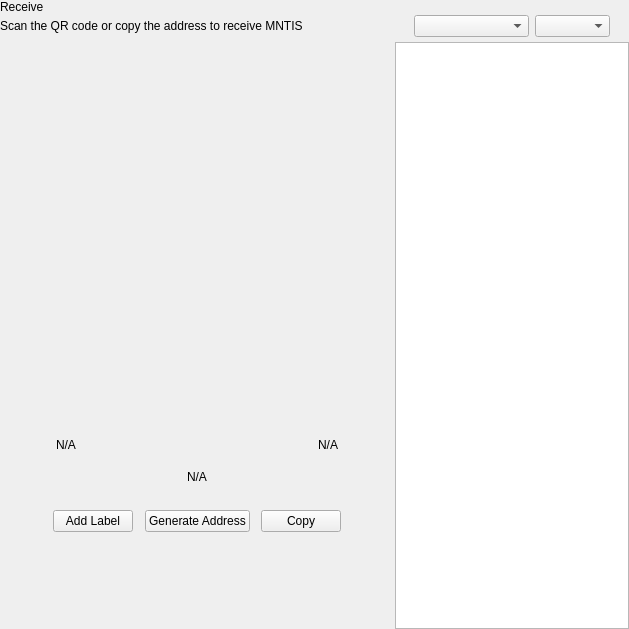
<?xml version="1.0" encoding="UTF-8"?>
<ui version="4.0">
 <class>ReceiveWidget</class>
 <widget class="QWidget" name="ReceiveWidget">
  <property name="geometry">
   <rect>
    <x>0</x>
    <y>0</y>
    <width>629</width>
    <height>629</height>
   </rect>
  </property>
  <property name="minimumSize">
   <size>
    <width>0</width>
    <height>0</height>
   </size>
  </property>
  <property name="windowTitle">
   <string>Form</string>
  </property>
  <layout class="QHBoxLayout" name="horizontalLayout_2" stretch="2,1">
   <property name="spacing">
    <number>0</number>
   </property>
   <property name="leftMargin">
    <number>0</number>
   </property>
   <property name="topMargin">
    <number>0</number>
   </property>
   <property name="rightMargin">
    <number>0</number>
   </property>
   <property name="bottomMargin">
    <number>0</number>
   </property>
   <item>
    <widget class="QWidget" name="left" native="true">
     <layout class="QVBoxLayout" name="verticalLayout_3">
      <property name="leftMargin">
       <number>0</number>
      </property>
      <property name="topMargin">
       <number>0</number>
      </property>
      <property name="rightMargin">
       <number>0</number>
      </property>
      <property name="bottomMargin">
       <number>0</number>
      </property>
      <item>
       <layout class="QVBoxLayout" name="verticalLayout_2">
        <property name="spacing">
         <number>0</number>
        </property>
        <property name="leftMargin">
         <number>0</number>
        </property>
        <item>
         <layout class="QHBoxLayout" name="horizontalLayout_3">
          <property name="spacing">
           <number>0</number>
          </property>
          <item>
           <layout class="QVBoxLayout" name="verticalLayout_4">
            <property name="spacing">
             <number>5</number>
            </property>
            <item>
             <widget class="QLabel" name="labelTitle">
              <property name="text">
               <string>Receive</string>
              </property>
             </widget>
            </item>
            <item alignment="Qt::AlignTop">
             <widget class="QLabel" name="labelSubtitle1">
              <property name="text">
               <string>Scan the QR code or copy the address to receive MNTIS</string>
              </property>
             </widget>
            </item>
           </layout>
          </item>
          <item>
           <spacer name="horizontalSpacer">
            <property name="orientation">
             <enum>Qt::Horizontal</enum>
            </property>
            <property name="sizeHint" stdset="0">
             <size>
              <width>40</width>
              <height>20</height>
             </size>
            </property>
           </spacer>
          </item>
         </layout>
        </item>
        <item>
         <spacer name="verticalSpacer_2">
          <property name="orientation">
           <enum>Qt::Vertical</enum>
          </property>
          <property name="sizeType">
           <enum>QSizePolicy::Expanding</enum>
          </property>
          <property name="sizeHint" stdset="0">
           <size>
            <width>20</width>
            <height>50</height>
           </size>
          </property>
         </spacer>
        </item>
        <item alignment="Qt::AlignHCenter">
         <widget class="QWidget" name="layoutQR" native="true">
          <property name="maximumSize">
           <size>
            <width>510</width>
            <height>16777215</height>
           </size>
          </property>
          <layout class="QVBoxLayout" name="verticalLayoutQr">
           <item>
            <spacer name="verticalSpacer11">
             <property name="orientation">
              <enum>Qt::Vertical</enum>
             </property>
             <property name="sizeType">
              <enum>QSizePolicy::Fixed</enum>
             </property>
             <property name="sizeHint" stdset="0">
              <size>
               <width>20</width>
               <height>20</height>
              </size>
             </property>
            </spacer>
           </item>
           <item alignment="Qt::AlignHCenter">
            <widget class="QLabel" name="labelQrImg">
             <property name="minimumSize">
              <size>
               <width>260</width>
               <height>260</height>
              </size>
             </property>
             <property name="maximumSize">
              <size>
               <width>260</width>
               <height>260</height>
              </size>
             </property>
             <property name="text">
              <string/>
             </property>
             <property name="alignment">
              <set>Qt::AlignCenter</set>
             </property>
            </widget>
           </item>
           <item>
            <spacer name="verticalSpacer_21">
             <property name="orientation">
              <enum>Qt::Vertical</enum>
             </property>
             <property name="sizeType">
              <enum>QSizePolicy::Fixed</enum>
             </property>
             <property name="sizeHint" stdset="0">
              <size>
               <width>20</width>
               <height>30</height>
              </size>
             </property>
            </spacer>
           </item>
           <item>
            <widget class="QWidget" name="widget" native="true">
             <property name="minimumSize">
              <size>
               <width>0</width>
               <height>0</height>
              </size>
             </property>
             <layout class="QHBoxLayout" name="horizontalLayout_5">
              <item>
               <widget class="QLabel" name="labelLabel">
                <property name="text">
                 <string notr="true">N/A</string>
                </property>
               </widget>
              </item>
              <item>
               <spacer name="horizontalSpacer_2">
                <property name="orientation">
                 <enum>Qt::Horizontal</enum>
                </property>
                <property name="sizeHint" stdset="0">
                 <size>
                  <width>141</width>
                  <height>20</height>
                 </size>
                </property>
               </spacer>
              </item>
              <item>
               <widget class="QLabel" name="labelDate">
                <property name="text">
                 <string notr="true">N/A</string>
                </property>
                <property name="alignment">
                 <set>Qt::AlignRight|Qt::AlignTrailing|Qt::AlignVCenter</set>
                </property>
               </widget>
              </item>
             </layout>
            </widget>
           </item>
           <item>
            <widget class="QLabel" name="labelAddress">
             <property name="sizePolicy">
              <sizepolicy hsizetype="Expanding" vsizetype="Preferred">
               <horstretch>0</horstretch>
               <verstretch>0</verstretch>
              </sizepolicy>
             </property>
             <property name="minimumSize">
              <size>
               <width>300</width>
               <height>0</height>
              </size>
             </property>
             <property name="text">
              <string notr="true">N/A</string>
             </property>
             <property name="alignment">
              <set>Qt::AlignCenter</set>
             </property>
            </widget>
           </item>
           <item>
            <spacer name="verticalSpacer_4">
             <property name="orientation">
              <enum>Qt::Vertical</enum>
             </property>
             <property name="sizeType">
              <enum>QSizePolicy::Fixed</enum>
             </property>
             <property name="sizeHint" stdset="0">
              <size>
               <width>20</width>
               <height>20</height>
              </size>
             </property>
            </spacer>
           </item>
           <item>
            <layout class="QHBoxLayout" name="horizontalLayout_4">
             <item alignment="Qt::AlignHCenter">
              <widget class="QPushButton" name="pushButtonLabel">
               <property name="focusPolicy">
                <enum>Qt::NoFocus</enum>
               </property>
               <property name="text">
                <string>Add Label</string>
               </property>
              </widget>
             </item>
             <item alignment="Qt::AlignHCenter">
              <widget class="QPushButton" name="pushButtonNewAddress">
               <property name="focusPolicy">
                <enum>Qt::NoFocus</enum>
               </property>
               <property name="text">
                <string>Generate Address</string>
               </property>
              </widget>
             </item>
             <item alignment="Qt::AlignHCenter">
              <widget class="QPushButton" name="pushButtonCopy">
               <property name="focusPolicy">
                <enum>Qt::NoFocus</enum>
               </property>
               <property name="text">
                <string>Copy</string>
               </property>
              </widget>
             </item>
            </layout>
           </item>
           <item>
            <spacer name="verticalSpacer_3">
             <property name="orientation">
              <enum>Qt::Vertical</enum>
             </property>
             <property name="sizeType">
              <enum>QSizePolicy::Expanding</enum>
             </property>
             <property name="sizeHint" stdset="0">
              <size>
               <width>20</width>
               <height>20</height>
              </size>
             </property>
            </spacer>
           </item>
          </layout>
         </widget>
        </item>
        <item>
         <spacer name="verticalSpacer">
          <property name="orientation">
           <enum>Qt::Vertical</enum>
          </property>
          <property name="sizeHint" stdset="0">
           <size>
            <width>20</width>
            <height>40</height>
           </size>
          </property>
         </spacer>
        </item>
       </layout>
      </item>
     </layout>
    </widget>
   </item>
   <item>
    <widget class="QWidget" name="right" native="true">
     <layout class="QVBoxLayout" name="verticalLayout_5">
      <property name="spacing">
       <number>0</number>
      </property>
      <property name="leftMargin">
       <number>1</number>
      </property>
      <property name="topMargin">
       <number>0</number>
      </property>
      <property name="rightMargin">
       <number>0</number>
      </property>
      <property name="bottomMargin">
       <number>0</number>
      </property>
      <item>
       <layout class="QVBoxLayout" name="container_right">
        <property name="spacing">
         <number>0</number>
        </property>
        <property name="leftMargin">
         <number>0</number>
        </property>
        <property name="rightMargin">
         <number>0</number>
        </property>
        <item>
         <layout class="QVBoxLayout" name="verticalLayout">
          <property name="spacing">
           <number>6</number>
          </property>
          <property name="leftMargin">
           <number>19</number>
          </property>
          <property name="rightMargin">
           <number>19</number>
          </property>
          <item>
           <widget class="OptionButton" name="btnRequest" native="true"/>
          </item>
          <item>
           <widget class="OptionButton" name="btnMyAddresses" native="true">
            <property name="sizePolicy">
             <sizepolicy hsizetype="Preferred" vsizetype="Minimum">
              <horstretch>0</horstretch>
              <verstretch>0</verstretch>
             </sizepolicy>
            </property>
           </widget>
          </item>
         </layout>
        </item>
        <item>
         <widget class="QWidget" name="sortWidget" native="true">
          <layout class="QHBoxLayout" name="horizontalLayout_6">
           <property name="leftMargin">
            <number>19</number>
           </property>
           <property name="rightMargin">
            <number>19</number>
           </property>
           <property name="bottomMargin">
            <number>5</number>
           </property>
           <item>
            <spacer name="horizontalSpacer_3">
             <property name="orientation">
              <enum>Qt::Horizontal</enum>
             </property>
             <property name="sizeHint" stdset="0">
              <size>
               <width>40</width>
               <height>20</height>
              </size>
             </property>
            </spacer>
           </item>
           <item>
            <widget class="QComboBox" name="comboBoxSort">
             <property name="sizePolicy">
              <sizepolicy hsizetype="Preferred" vsizetype="Fixed">
               <horstretch>0</horstretch>
               <verstretch>0</verstretch>
              </sizepolicy>
             </property>
             <property name="minimumSize">
              <size>
               <width>115</width>
               <height>0</height>
              </size>
             </property>
            </widget>
           </item>
           <item>
            <widget class="QComboBox" name="comboBoxSortOrder">
             <property name="sizePolicy">
              <sizepolicy hsizetype="Preferred" vsizetype="Fixed">
               <horstretch>0</horstretch>
               <verstretch>0</verstretch>
              </sizepolicy>
             </property>
             <property name="minimumSize">
              <size>
               <width>75</width>
               <height>0</height>
              </size>
             </property>
            </widget>
           </item>
          </layout>
         </widget>
        </item>
        <item>
         <widget class="QListView" name="listViewAddress"/>
        </item>
       </layout>
      </item>
     </layout>
    </widget>
   </item>
  </layout>
 </widget>
 <customwidgets>
  <customwidget>
   <class>OptionButton</class>
   <extends>QWidget</extends>
   <header>qt/MANTIScoin/optionbutton.h</header>
   <container>1</container>
  </customwidget>
 </customwidgets>
 <resources/>
 <connections/>
</ui>
